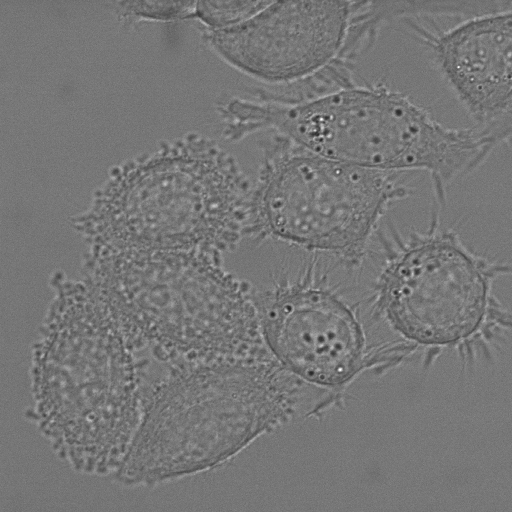
#> input picture DIC-C2DH-HeLa/01/t002.tif, 512 x 512 px, given in place of t%03d.tif, which was not available
$ python group3.py   (older library calls are emulated)
#> lines starting #> are read from the running program, lines starting #| are printed output that depends on the picture; after the words box and inside, x2 and y2 are one past the last pixel; in counts of white or black regions, pixels touching at a corner belong together; pictures that were not available may be replaced by others from this repository, and a replacement may not be noted
#> further down, frame is the input picture: shape (512, 512, 3); min 36, max 255, mean 118.2
import cv2
import numpy as np
import pandas as pd
import math

class Cell:
    def __init__(self, center, area):
        self.centroid = center
        self.area = area
        self.path =[]

def preprocessing(frame):
    kernel = np.ones((4, 4), np.uint8)
    frame_erosion = cv2.erode(frame, kernel, iterations = 1)
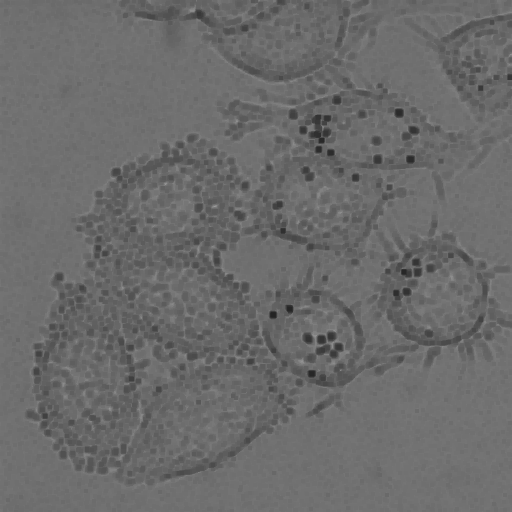
#> frame_erosion: shape (512, 512); min 36, max 156, mean 106.8
    frame_dilation = cv2.dilate(frame_erosion, kernel, iterations = 1)
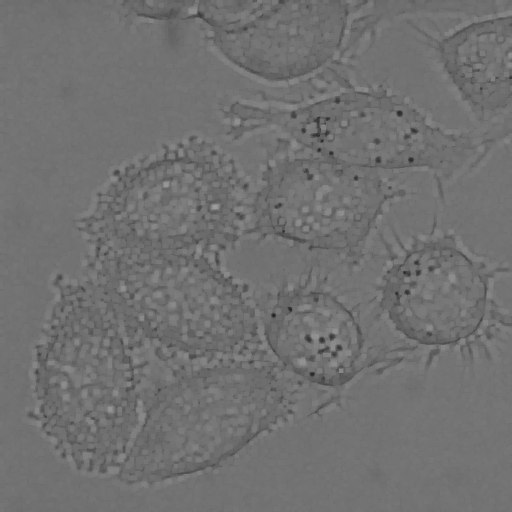
#> frame_dilation: shape (512, 512); min 36, max 156, mean 112.8

    clahe = cv2.createCLAHE(clipLimit=5.0, tileGridSize=(6, 6))
    gray = clahe.apply(frame_dilation)
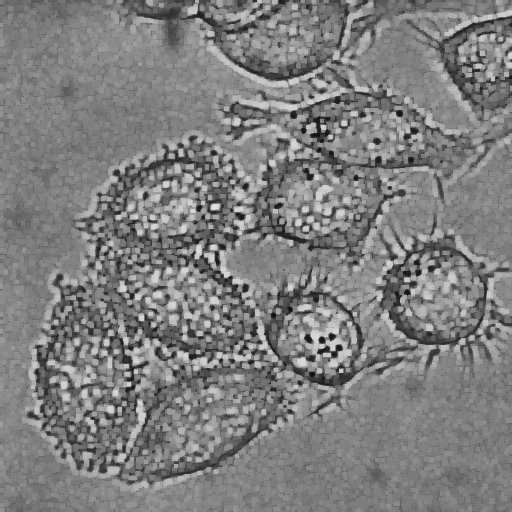
#> gray: shape (512, 512); min 14, max 223, mean 126.5

    ret,thresh = cv2.threshold(gray, 170, 255, cv2.THRESH_BINARY)
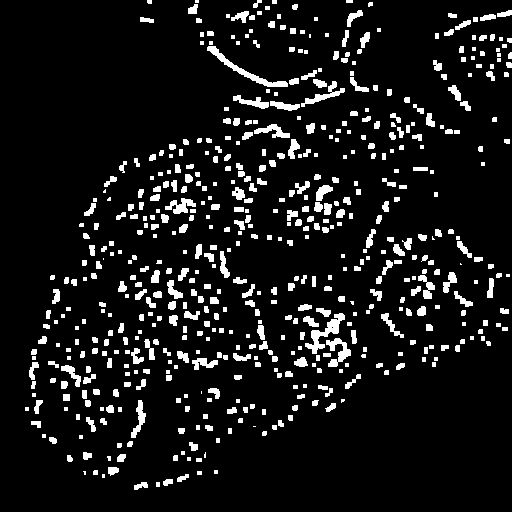
#> thresh: shape (512, 512); 9% white; 581 white regions (140 under 20 px)
    thresh = cv2.GaussianBlur(thresh, (3, 3), 0)# 高斯滤波
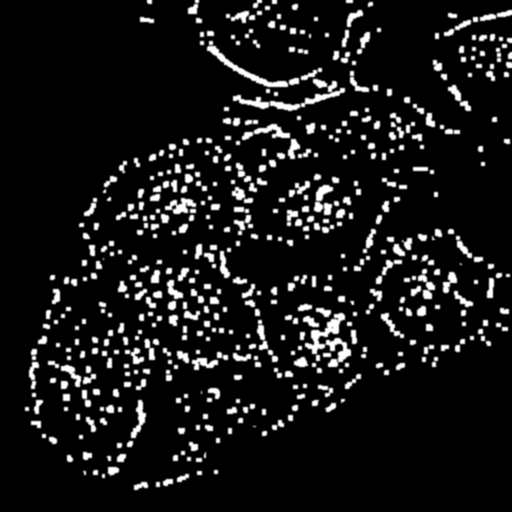
#> thresh: shape (512, 512); min 0, max 255, mean 22.9

    return thresh

cap = cv2.VideoCapture('PhC-C2DL-PSC/test/t%03d.tif')
fps = 5    #保存视频的FPS，可以适当调整
size=(720,576)
fourcc = cv2.VideoWriter_fourcc(*'XVID')
videoWriter = cv2.VideoWriter('output.avi',fourcc,fps,size)
first_frame = True
cells = []
lines = []


# Open the captures
while(cap.isOpened()):
    # read a capture
    success, frame = cap.read()
    if not success:
        break
    # Convert a image as grayscale
    gray = cv2.cvtColor(frame, cv2.COLOR_BGR2GRAY)
    # pre-processing
    thresh1 = preprocessing(gray)
    # find contours
    image, contours, hierarchy = cv2.findContours(thresh1, cv2.RETR_TREE, cv2.CHAIN_APPROX_SIMPLE)
#> contours = 423 contours, 11 with area under 20; largest, box (x1, y1, x2, y2) and area: (206, 40, 346, 112) 1964, (304, 307, 353, 374) 1498, (235, 123, 301, 160) 596, (164, 197, 197, 222) 442, (313, 184, 340, 216) 442
    # First frame or not
    if first_frame:
        for contour in contours:
            M = cv2.moments(contour)
            # Centroid of contour
            centroid = (int(M["m10"] / M["m00"]), int(M["m01"] / M["m00"]))
            # Area of contour
            area = cv2.contourArea(contour)
            # Create cell's bounding boxes
            x, y, w, h = cv2.boundingRect(contour)
            frame = cv2.rectangle(frame, (x, y), (x + w, y + h), (0, 255, 0), 1)
            # Create a cell
            cell = Cell(centroid, area)
            # Record the path
            cell.path.append(centroid)
            # Record this cell
            cells.append(cell)
#> this loop made 423 passes
#> (area, x, y, w, h) on passes 2 to 4: (99.5, 133, 481, 16, 10), (74, 162, 478, 12, 9), (79.5, 176, 473, 14, 10)
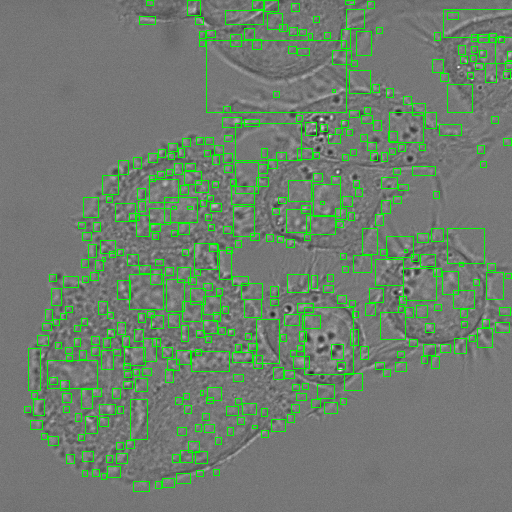
#> frame: shape (512, 512, 3); mean B, G, R 110.2, 127.5, 110.2
#> after the loop, cell.path = [(149, 1)]; cells = 423 items
            # Cell's bounding boxes
        first_frame = False
    else:
        for contour in contours:
            # A new cell or not
            new_cell = True
            M = cv2.moments(contour)
            # Centroid of contour
            centroid = (int(M["m10"] / M["m00"]), int(M["m01"] / M["m00"]))
            # Area of contour
            area = cv2.contourArea(contour)
            # Create cell's bounding boxes
            x, y, w, h = cv2.boundingRect(contour)
            frame = cv2.rectangle(frame, (x, y), (x + w, y + h), (0, 255, 0), 1)
            for cell in cells:
                if math.sqrt(pow((cell.centroid[0] - centroid[0]), 2) + pow((cell.centroid[1] - centroid[1]), 2)) < 5:
                    if area > cell.area * 1.8:
                        x, y, w, h = cv2.boundingRect(contour)
                        frame = cv2.rectangle(frame, (x, y), (x + w, y + h), (0, 0, 255), 2)
                    if centroid != cell.path[-1]:
                        cell.path.append(centroid)
                        cell.centroid = centroid
                    new_cell = False
            if new_cell:
                cell = Cell(centroid, cv2.contourArea(contour))
                cell.path.append(centroid)
                cells.append(cell)
    for cell in cells:
        for i in range(len(cell.path) - 1):
            cv2.line(frame, cell.path[i], cell.path[i + 1], (255,0, 0), 1)
    # Show the results
    cv2.imshow('frame', frame)
    videoWriter.write(frame)
    # A time interval of 100 milliseconds and input 'q' for quit
    if cv2.waitKey(10) & 0xFF == ord('q'):
#> (key q is pressed here)
        break
# Release everything if job is finished
cap.release()
videoWriter.release()
cv2.destroyAllWindows()

$ run again, on DIC-C2DH-HeLa/01/t003.tif
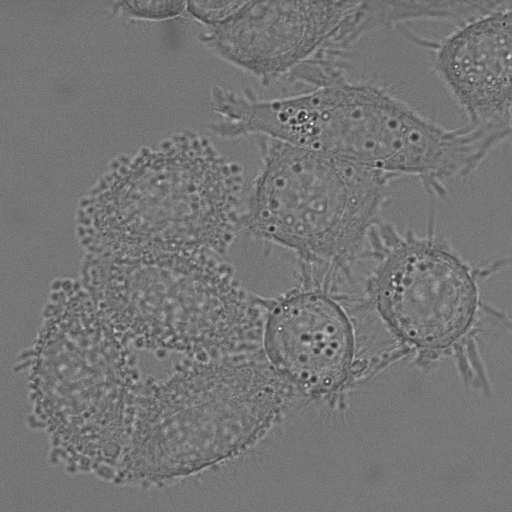
#> input picture DIC-C2DH-HeLa/01/t003.tif, 512 x 512 px, given in place of t%03d.tif, which was not available
#> frame is the input picture: shape (512, 512, 3); min 29, max 255, mean 117.3
#> in preprocessing, `thresh = cv2.GaussianBlur(thresh, (3, 3), 0)# 高斯滤波`:
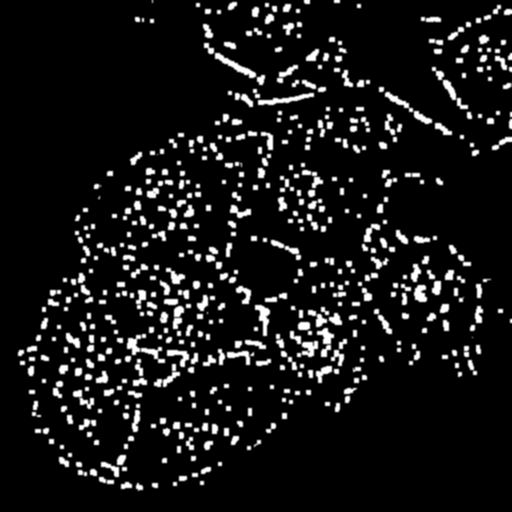
#> thresh: shape (512, 512); min 0, max 255, mean 22.1
#> contours = 440 contours, 5 with area under 20; largest, box (x1, y1, x2, y2) and area: (307, 306, 343, 358) 676, (203, 42, 266, 86) 518, (124, 333, 166, 364) 472, (378, 86, 433, 125) 408, (252, 88, 315, 106) 400
#> the loop `for contour in contours:` made 440 passes
#> area on passes 1 to 3: 40.5, 55.5, 78
#> after the loop `for contour in contours:`:
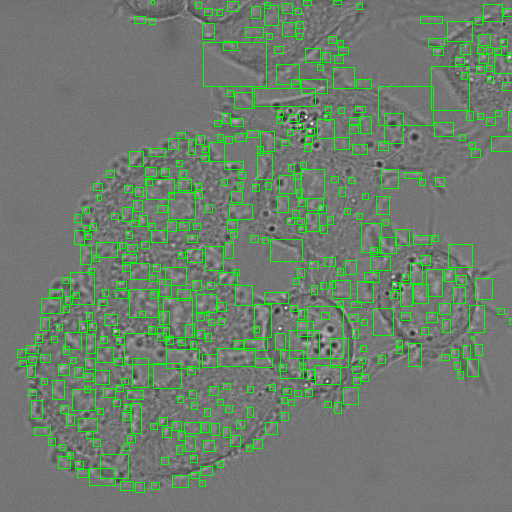
#> frame: shape (512, 512, 3); mean B, G, R 109.1, 126.9, 109.1
#> after the loop `for contour in contours:`: cell.path = [(152, 1)]; cells = 440 items

$ run again, on DIC-C2DH-HeLa/01/t007.tif
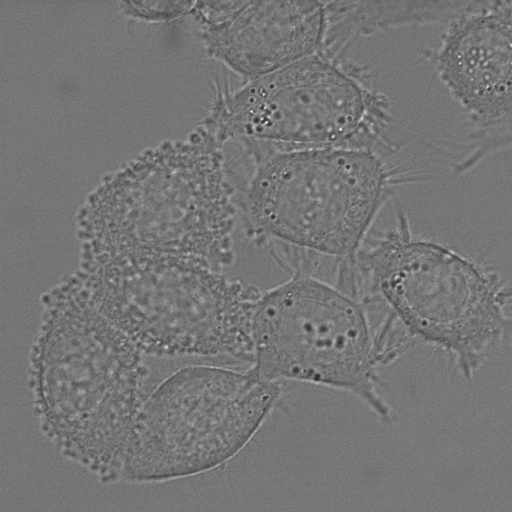
#> input picture DIC-C2DH-HeLa/01/t007.tif, 512 x 512 px, given in place of t%03d.tif, which was not available
#> frame is the input picture: shape (512, 512, 3); min 42, max 255, mean 117.5
#> in preprocessing, `thresh = cv2.GaussianBlur(thresh, (3, 3), 0)# 高斯滤波`:
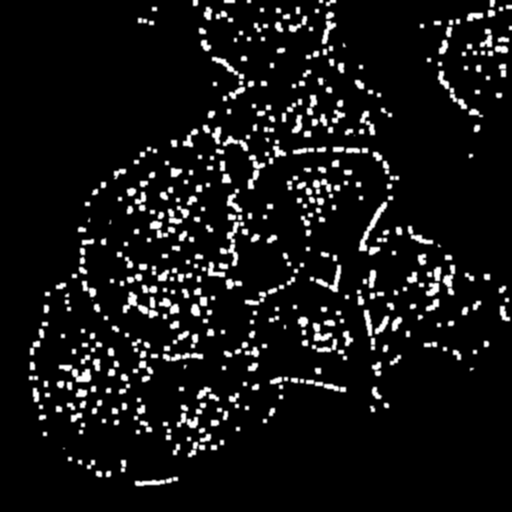
#> thresh: shape (512, 512); min 0, max 255, mean 19.5
#> contours = 382 contours, 15 with area under 20; largest, box (x1, y1, x2, y2) and area: (358, 195, 394, 256) 509, (219, 213, 245, 267) 482, (296, 178, 334, 206) 460, (311, 322, 348, 361) 456, (122, 291, 159, 319) 434
#> the loop `for contour in contours:` made 382 passes
#> area on passes 1 to 3: 244, 41, 47
#> after the loop `for contour in contours:`:
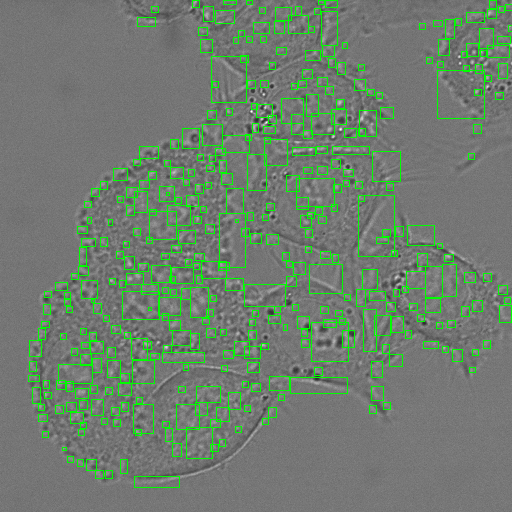
#> frame: shape (512, 512, 3); mean B, G, R 110.4, 125.9, 110.4
#> after the loop `for contour in contours:`: cell.path = [(194, 2)]; cells = 382 items

$ run again, on DIC-C2DH-HeLa/01/t010.tif
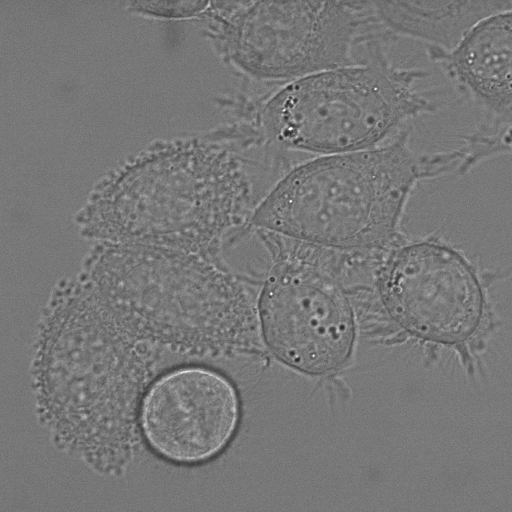
#> input picture DIC-C2DH-HeLa/01/t010.tif, 512 x 512 px, given in place of t%03d.tif, which was not available
#> frame is the input picture: shape (512, 512, 3); min 36, max 255, mean 119.4
#> in preprocessing, `thresh = cv2.GaussianBlur(thresh, (3, 3), 0)# 高斯滤波`:
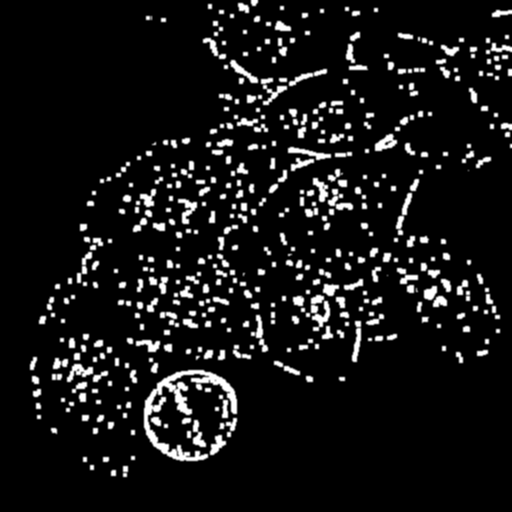
#> thresh: shape (512, 512); min 0, max 255, mean 21
#> contours = 386 contours, 14 with area under 20; largest, box (x1, y1, x2, y2) and area: (143, 369, 238, 462) 3114, (292, 283, 346, 332) 985, (246, 68, 328, 106) 719, (287, 146, 332, 172) 472, (321, 188, 354, 231) 426
#> the loop `for contour in contours:` made 386 passes
#> area on passes 1, 2, 4: 41.5, 67.5, 41.5
#> after the loop `for contour in contours:`:
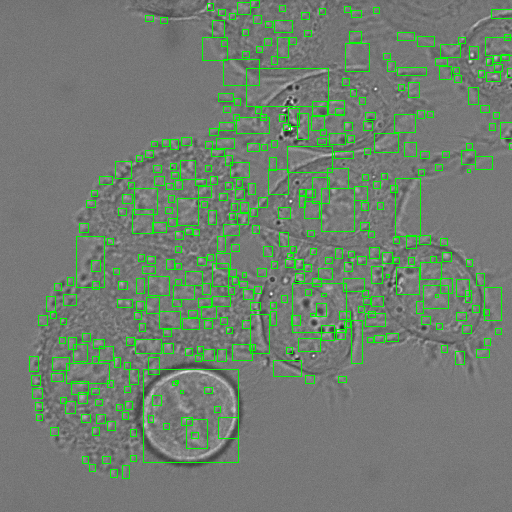
#> frame: shape (512, 512, 3); mean B, G, R 112.2, 127.6, 112.2
#> after the loop `for contour in contours:`: cell.path = [(253, 2)]; cells = 386 items
